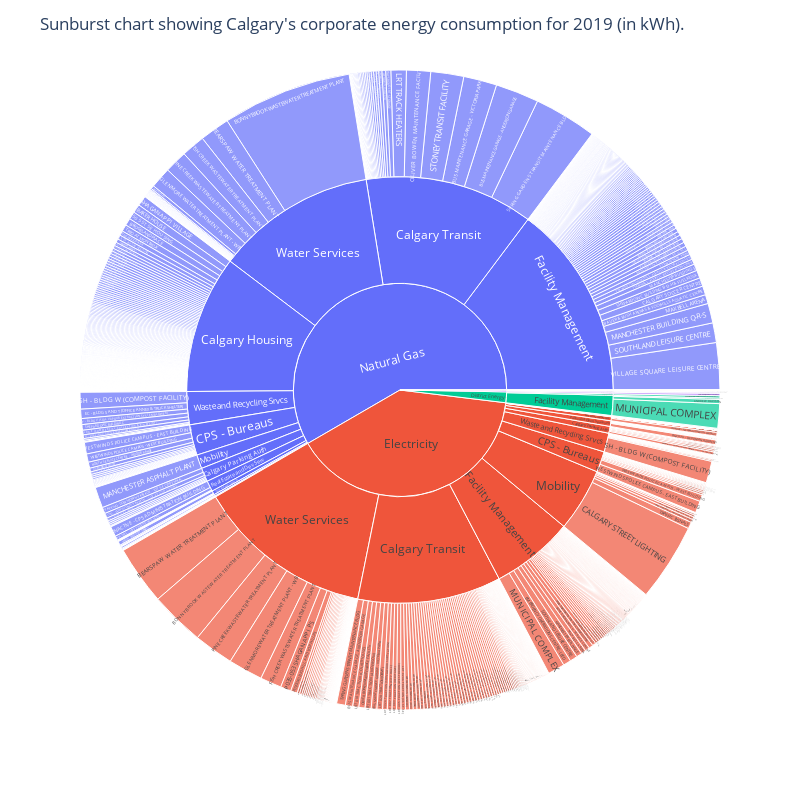

This figure's notebook cell:
### Markdown cell above
_Please provide your code for the sunburst chart in the cell below._

### Code cell
# BEGIN SOLUTION
fig = px.sunburst(df, path=['Energy Description', 'Business Unit Desc', 'FacilityName'], values='Total Consumption')
fig.update_layout(
    autosize=False,
    title='Sunburst chart showing Calgary\'s corporate energy consumption for 2019 (in kWh).',
    width=800,
    height=800,
)
fig.show()
# END SOLUTION

### Figure 1 — Plotly figure (JSON) as saved in the notebook; plotly's stock layout.template omitted (floating-point values rounded to 4 significant figures; data arrays with more than 128 entries replaced by an {"elided": "..."} marker saying what was removed)
{"data": [{"branchvalues": "total", "domain": {"x": [0, 1], "y": [0, 1]}, "hovertemplate": "labels=%{label}<br>Total Consumption=%{value}<br>parent=%{parent}<br>id=%{id}<extra></extra>", "ids": {"elided": "1945 str values"}, "labels": {"elided": "1945 str values"}, "name": "", "parents": {"elided": "1945 str values"}, "type": "sunburst", "values": {"elided": "1945 float values"}}], "layout": {"autosize": false, "height": 800, "legend": {"tracegroupgap": 0}, "margin": {"t": 60}, "title": {"text": "Sunburst chart showing Calgary's corporate energy consumption for 2019 (in kWh)."}, "width": 800}}
